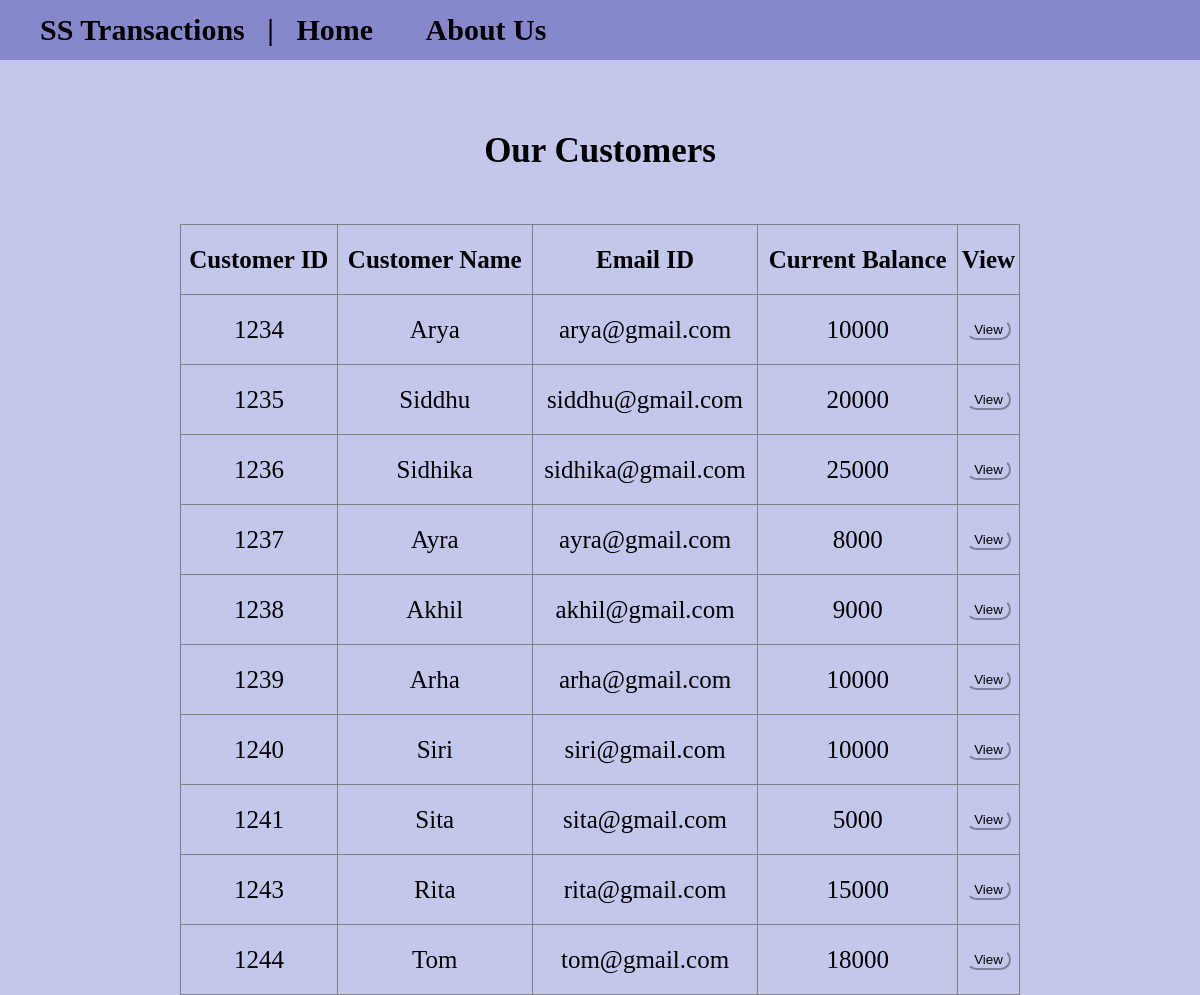
The app's page /view_customers.php with its own data.
### tables this page shows
CREATE TABLE `customers` (
  `customer_id` int(11),
  `name` varchar(30) NOT NULL,
  `email` varchar(50) NOT NULL,
  `current_balance` int(11) NOT NULL
);

### db_connection.php (called while the page is built, shortened)
<?php
$username = "root";
$password = "";
$server = "localhost";
$db = "banking";
$dbConn = mysqli_connect($server,$username,$password,$db);
?>
<?php
function dbQuery($sql)
{
   global $dbConn;
	$result = mysqli_query($dbConn,$sql) or die(mysqli_error($dbConn));
	return $result;
}
function dbFetchAssoc($result)
{
	return mysqli_fetch_assoc($result);
}
?>

### view_customers.php (the view, shortened to what this page needs)
<?php
require_once('db_connection.php');
$sql = "SELECT customer_id,name,email,current_balance FROM customers";
$result = dbQuery($sql);
?>
<!DOCTYPE html>
<html lang="en">
<body>
	<?php include('header.php'); ?>
	<br/>
	<br/>
<center>
	<p><b>Our Customers</b></p>
	<br/>
<table border = "1">
	<tr>
		<td><b>Customer ID</b></td>
		<td><b>Customer Name</b></td>
		<td><b>Email ID</b></td>
		<td><b>Current Balance</b></td>
		<td><b>View</b></td>
	</tr>
	<?php
	while($data = dbFetchAssoc($result)){
	extract($data);
	?>
      <tr>
      <td> <?php echo $customer_id; ?></td>
      <td> <?php echo $name; ?></td>
      <td> <?php echo $email; ?></td>
      <td> <?php echo $current_balance; ?></td>
      <td>
	  <a href="customer_details.php?customer_id=<?php echo $customer_id; ?>&name=<?php echo $name; ?>"><button>View</button></a>
	  </td>
    </tr>
    <?php
	}
	?>
</table>
</center>
</body>
</html>

### view_customers.php (style rules this page uses)
button { border-color: rgb(195, 199, 235); border-radius: 30px; background-color: rgb(195, 199, 235); }
table { border-collapse: collapse; width: 70%; }
p { font-size: 35px; font-family: garamond; text-align: center; }
td { font-size: 25px; font-family: garamond; text-align: center; }
tr { height:70px; }

### header.php (style rules this page uses)
body { height: 100%; margin: 0; background-color: rgb(195, 199, 235); }

### records on screen
customers: customer_id "1234", name "Arya", email "arya@gmail.com", current_balance "10000"
customers: customer_id "1235", name "Siddhu", email "siddhu@gmail.com", current_balance "20000"
customers: customer_id "1236", name "Sidhika", email "sidhika@gmail.com", current_balance "25000"
customers: customer_id "1237", name "Ayra", email "ayra@gmail.com", current_balance "8000"
customers: customer_id "1238", name "Akhil", email "akhil@gmail.com", current_balance "9000"
customers: customer_id "1239", name "Arha", email "arha@gmail.com", current_balance "10000"
customers: customer_id "1240", name "Siri", email "siri@gmail.com", current_balance "10000"
customers: customer_id "1241", name "Sita", email "sita@gmail.com", current_balance "5000"
customers: customer_id "1243", name "Rita", email "rita@gmail.com", current_balance "15000"
customers: customer_id "1244", name "Tom", email "tom@gmail.com", current_balance "18000"
